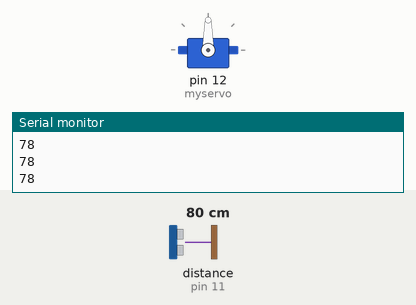
The sketch below on a simulated Arduino Uno, built with avr-gcc and run on an emulated ATmega328P. Shown: servo, the last lines printed to the serial monitor. Wiring (inferred from the names in the program): ultrasonic range finder: trigger pin 10; echo pin 11. The test bench sets the inputs (shaded band); at power-on: distance to the obstacle (sensor on pin 11) 80 cm. The echo pulse lasts 58.3 µs per cm.

Above: at 1.2 s.
1.3 s: distance to the obstacle (sensor on pin 11) set to 33 cm
2.8 s: distance to the obstacle (sensor on pin 11) set to 28 cm
At 5.88 s:
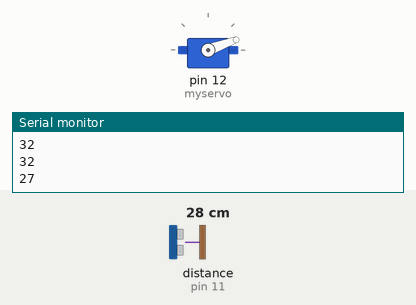
At 18.9 s:
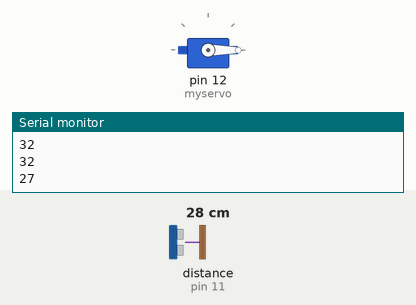
Timing chart, 0 to 20.8 s (numbered marks = the images above; inputs shaded):
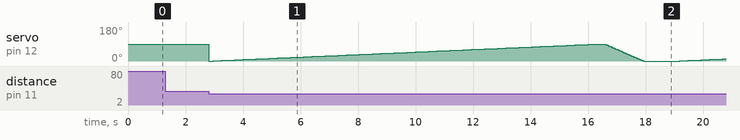

The sketch:

otra_prueba.ino
```cpp
#include <Servo.h>

const int trigPin = 10;   // Pin del Trigger
const int echoPin = 11;   // Pin del Echo
long duracion;            // Variable para la duración del pulso
int distancia;            // Variable para la distancia medida

Servo myservo;            // Crea un objeto Servo

int pos = 0;              // Variable para almacenar la posición del servo
bool moving = false;      // Variable para verificar si el servo ya se está moviendo

void setup() {
  myservo.attach(12);     // Conecta el servo al pin 12
  pinMode(trigPin, OUTPUT);
  pinMode(echoPin, INPUT);
  Serial.begin(9600);     // Inicializa la comunicación serie
}

void loop() {
  // Mide la distancia
  digitalWrite(trigPin, LOW);
  delayMicroseconds(2);
  digitalWrite(trigPin, HIGH);
  delayMicroseconds(10);
  digitalWrite(trigPin, LOW);
  duracion = pulseIn(echoPin, HIGH);
  distancia = (duracion * 0.034) / 2;

  Serial.println( distancia); // Imprime la distancia medida en el monitor serie

  // Si la distancia es menor a 30 cm y el servo no se está moviendo
  if (distancia < 30 && !moving) {
    moving = false; // Indica que el servo está en movimiento
    // Mueve el servo de 0 a 90 grados
    for (pos = 0; pos <= 90; pos += 1) {
      myservo.write(pos);
      delay(150); // Espera un poco para que el servo llegue a la posición
    }
    delay(100); // Espera medio segundo en la posición 90

    // Mueve el servo de 90 a 0 grados
    for (pos = 90; pos >= 0; pos -= 1) {
      myservo.write(pos);
      delay(15); // Espera un poco para que el servo llegue a la posición
    }

    moving = false; // Indica que el servo ha terminado de moverse
    delay(1000); // Espera un segundo antes de medir de nuevo
  }

  delay(100); // Pequeña pausa antes de la próxima lectura
}
```

Measured:
- the behaviour switches between 31 and 30 cm on distance to the obstacle (sensor on pin 11) (found by bisection; images 0 and 1)
- after the input at 2.8 s, servo on pin 12 (myservo): 90° → 0° at once, → 1° 0.15 s later, → 2° 0.15 s later, → 3° 0.15 s later, … (153 changes in this stretch)
